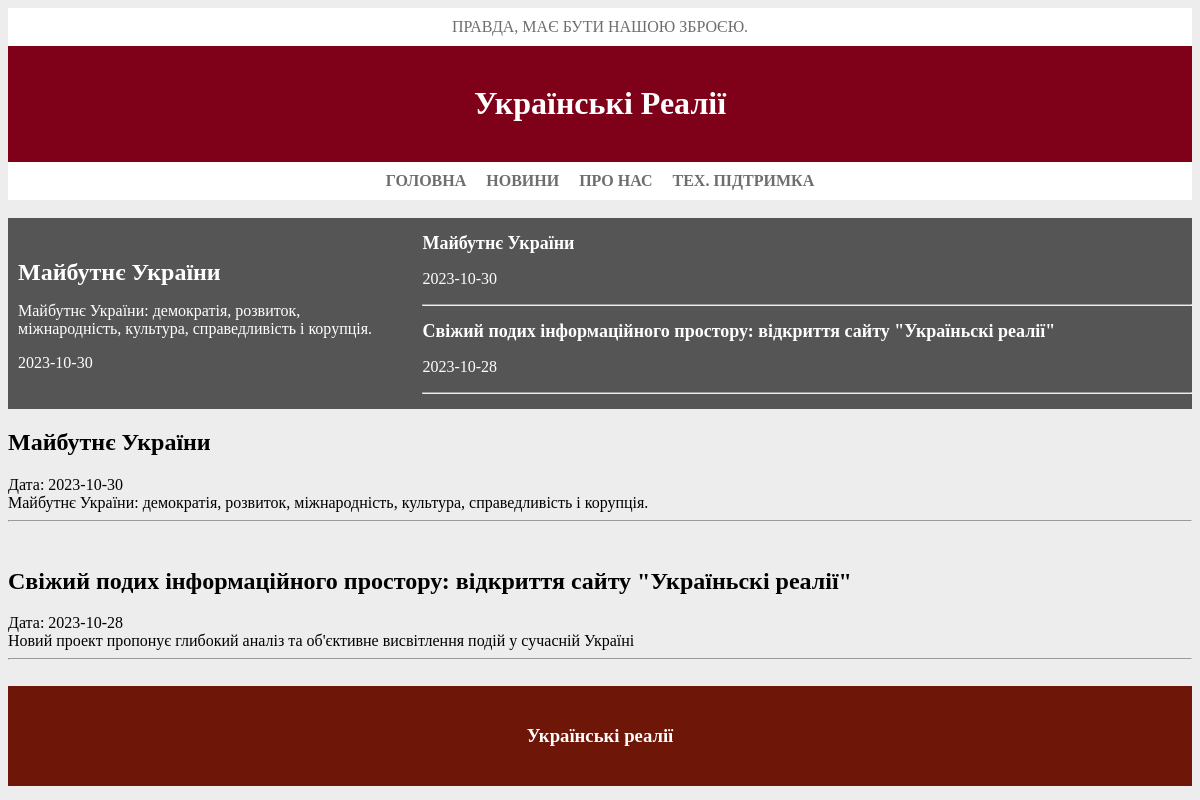
The page / on the database its author committed.
### tables this page shows
CREATE TABLE `news` (
  `id` int NOT NULL,
  `title` varchar(255) NOT NULL,
  `date` date NOT NULL,
  `content` text NOT NULL,
  `shortdescripion` varchar(128) NOT NULL
);

### index.php (called while the page is built)
<?
include("config.php");
heads();
bar();
lastNews();
news();
foot();
?>

### config.php (the view, shortened to what this page needs)
<!DOCTYPE html>
<html lang="en">
<?
function heads()
{
?>
    <head>
        <link rel="stylesheet" href="/css/lastnews.css">
        <link rel="stylesheet" href="/css/style.css">
        <link rel="stylesheet" href="/css/footer.css">
    </head>
<?
}
?>
<body>
    <?
    function bar()
    {
    ?>
        <div class="bar">
            <div class="twoBar">
                <a href="#">ПРАВДА, МАЄ БУТИ НАШОЮ ЗБРОЄЮ.</a>
            </div>
            <div class="oneBar">
                <a href="/index.php">
                    <h1>Українські Реалії</h1>
                </a>
            </div>
            <div class="twoBar">
                <b>
                    <a href="index.php">ГОЛОВНА</a>
                    <a href="allnews.php">НОВИНИ</a>
                    <a href="aboutus.php">ПРО НАС</a>
                    <a href="callback.php">ТЕХ. ПІДТРИМКА</a>
                </b>
            </div>
        </div>
        <?
    }
    function lastNews()
    {
        $db = new mysqli('localhost', 'root', '', 'site');
        $latestNewsQuery = "SELECT * FROM news ORDER BY date DESC LIMIT 1";
        $latestNewsResult = $db->query($latestNewsQuery);
        $query = "SELECT * FROM news ORDER BY date DESC LIMIT 3";
        $result = $db->query($query);
        if ($latestNewsResult && $result) {
        ?>
            <div class="lastnews">
                <div class="GeneralNew">
                    <?php
                    if ($row = $latestNewsResult->fetch_assoc()) {
                        echo '<a href="watch.php?id=' . $row['id'] . '">';
                    ?>
                        <h2><?php echo $row['title']; ?></h2>
                        <p><?php echo $row['shortdescripion']; ?></p>
                        <p><?php echo $row['date']; ?></p>
                        </a>
                    <?php
                    }
                    ?>
                </div>
                <div class="lastsNews">
                    <?php
                    while ($row = $result->fetch_assoc()) {
                        echo '<a href="watch.php?id=' . $row['id'] . '">';
                    ?>
                        <div class="news_item">
                            <h2><?php echo $row['title']; ?></h2>
                            <p><?php echo $row['date']; ?></p>
                            <hr>
                        </div>
                        </a>
                    <?php
                    }
                    ?>
                </div>
            </div>
        <?php
        } else {
            echo 'Помилка запиту до бази даних: ' . $db->error;
        }
    }
    function news()
    {
        ?>
        <div class="news-container">
            <?php
            $db = new mysqli('localhost', 'root', '', 'site');
            $sql = "SELECT * FROM news ORDER BY date DESC";
            $result = $db->query($sql);
            if ($result->num_rows > 0) {
                while ($row = $result->fetch_assoc()) {
                    echo '<a href="watch.php?id=' . $row['id'] . '">';
                    echo '<div class="news-item">';
                    echo '<div class="news-title"><h2><b>' . $row['title'] . '</b></h2></div>';
                    echo '<div class="news-date">Дата: ' . $row['date'] . '</div>';
                    echo '<div class="news-content">' . $row['shortdescripion'] . '</div>';
                    echo '</a>';
                    echo '</div>';
                    echo '<hr>';
                }
            } else {
                echo "Новини відсутні.";
            }
            ?>
        <?
    }
    function foot()
    {
        ?>
            <div class="footer">
                <p>
                <h3>Українські реалії</h3>
                </p>
            </div>
        <?
    }
        ?>
</body>
</html>

### css/lastnews.css (style rules this page uses)
.lastnews { display: flex; justify-content: space-between; background-color: #555; color: #f0f0f0; }
.GeneralNew { display: flex; flex-basis: 30%; padding: 10px; justify-content: center; align-items: center; }
.GeneralNew h2 { font-size: 24px; margin-bottom: 10px; }
.lastsNews { flex-basis: 65%; }
.lastsNews a { text-decoration: none; }
.news_item { margin-bottom: 15px; }
.news_item h2 { font-size: 18px; }
.news_item p { font-size: 16px; }

### css/style.css (style rules this page uses)
body { background-color: #ededed; }
.bar { background-color: white; }
.bar .oneBar { display: flexbox; background-color: #7e0019; color: white; padding: 18px; }
.bar .oneBar a { text-align: center; text-decoration: none; color: white; }
.bar .twoBar { display: flex; justify-content: center; padding: 10px; }
.bar .twoBar a { color: rgb(110, 110, 110); text-decoration: none; }
.news-container a { text-decoration: none; color: white; }

### config.php (style rules this page uses)
.GeneralNew a, .lastsNews a { text-decoration: none; color: white; }
.news-container a, .news-container h2, .news-container .news-date, .news-container .news-content { color: black; text-decoration: none; }
.footer { background-color: #6e1607; color: white; padding: 20px 0; text-align: center; }

### rows shown on the page
news: title "Майбутнє України", shortdescripion "Майбутнє України: демократія, розвиток, міжнародність, культура, справедливість і корупція.", date "2023-10-30"
news: title "Свіжий подих інформаційного простору: відкриття сайту \"Україньскі реалії\"", date "2023-10-28", shortdescripion "Новий проект пропонує глибокий аналіз та об'єктивне висвітлення подій у сучасній Україні"
